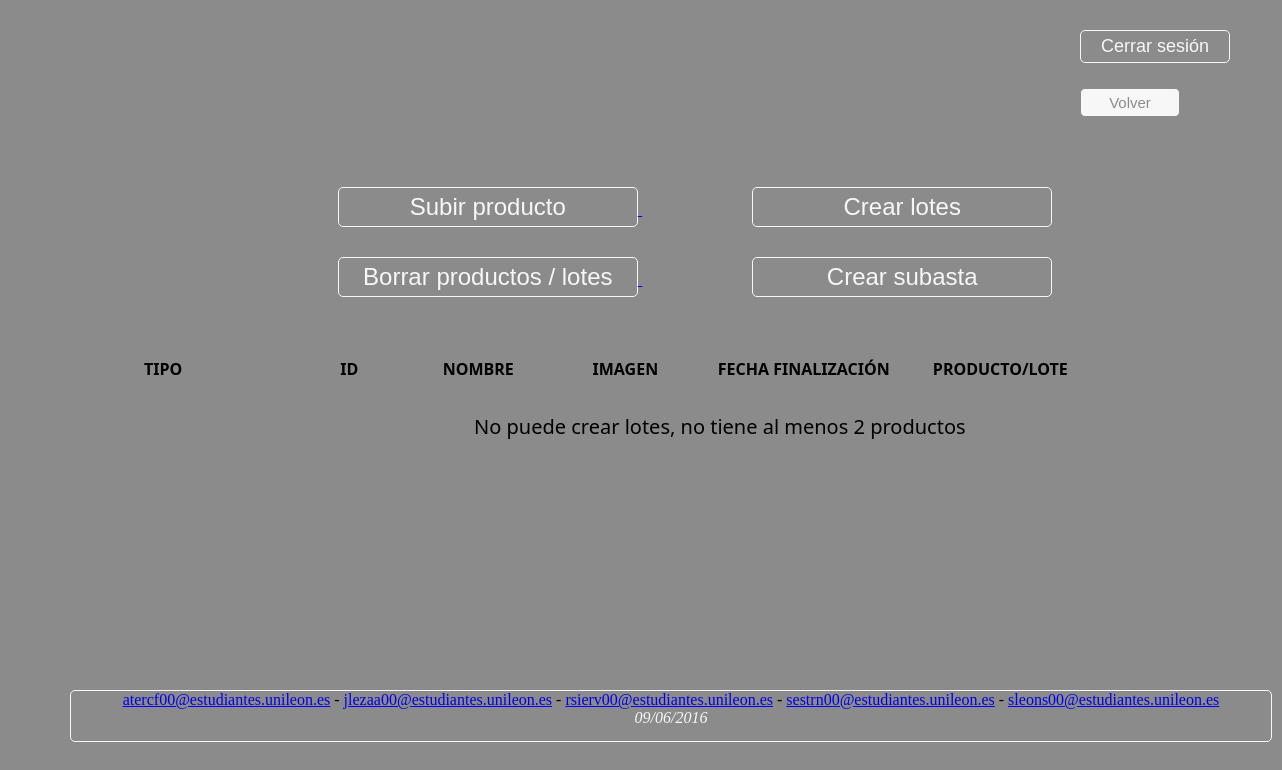
Page /subastador.php?page=crearLotes (signed in) on the earlier database version.
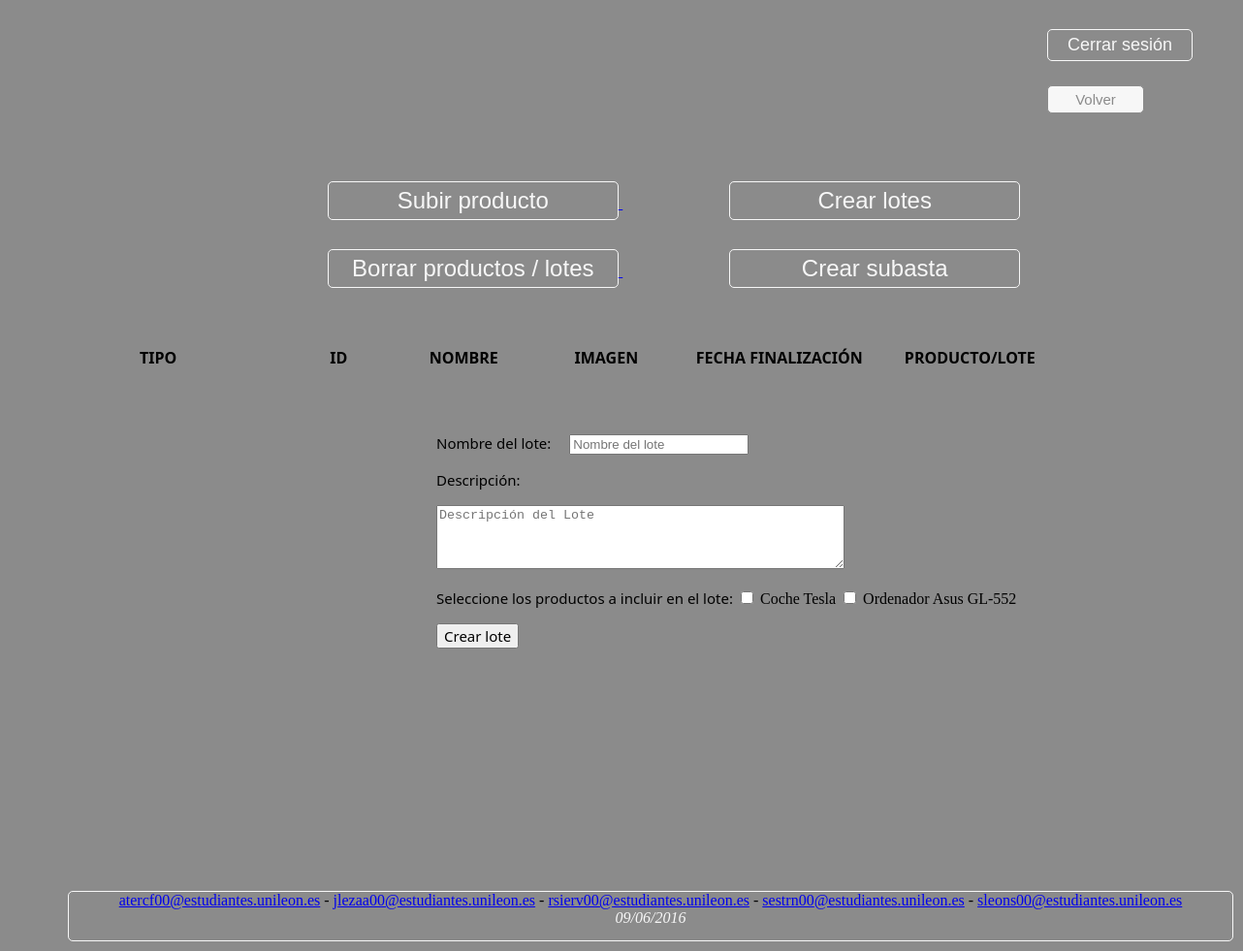
Same page on the later database version.
### tables this page shows
CREATE TABLE `productos` (
  `id` int(11) NOT NULL,
  `nombre` varchar(45) NOT NULL,
  `descripcion` varchar(200) DEFAULT NULL,
  `fecha` date NOT NULL,
  `imagen` varchar(45) DEFAULT NULL,
  `idlote` int(11) DEFAULT NULL,
  `idsubasta` int(11) DEFAULT NULL,
  `idusuario` int(11) DEFAULT NULL
);

### crearLotes.php (the view, shortened to what this page needs)
<?php
	$conn = new mysqli("localhost", "643b4d11c092cc1e", "sekret", "643b4d11c092cc1ea32a96bdb4f8da93");
	$select = "SELECT id, nombre FROM productos WHERE idusuario='".$_SESSION['user']['subastador']."' AND idlote IS NULL AND idsubasta IS NULL";
	$result = $conn->query($select);
	if ($result->num_rows > 1) {
		?><form action="subastador.php?page=crearLotes" method="post">
		<p>
			<label style="margin-left: 450px; font-family:'Segoe UI'; font-size: 15px;">Nombre del lote:</label>
			<input style="margin-left: 15px;" type='text' name='nombreLote' placeholder="Nombre del lote" maxlength="44" required/>
		</p>
		<label style="margin-left: 450px; font-family:'Segoe UI'; font-size: 15px;">Descripción:</label>
		<p>
			<textarea style="margin-left: 450px;" rows="4" cols="50" name="descripcionLote" placeholder="Descripción del Lote" maxlength="200" required></textarea>
		</p>
		<label style="margin-left: 450px; font-family:'Segoe UI'; font-size: 15px;">Seleccione los productos a incluir en el lote:</label>
		<?php
		while($row = $result->fetch_assoc()) {
		?>
		<input type="checkbox" name="<?php echo $row['id']; ?>"> <?php echo $row['nombre']?> </input>
		<?php
		}
		?>
		<p>
			<input style="font-family:'Segoe UI'; font-size: 15px; margin-left: 450px;" type="submit" name="crearLote" value="Crear lote">
		</p>
		</form>
		<?php
	}else{
		?>
		<label style="margin-left: 470px; font-family:'Segoe UI'; font-size: 20px;"> No puede crear lotes, no tiene al menos 2 productos </label>
		<?php
	}
?>

### subastador.php (shortened to what this page needs)
<!DOCTYPE html>
<html>
	<head>
		<link rel="stylesheet" type="text/css" href="css/estilos.css" media="screen" />
	</head>
	<body>
		<div id="header">
				<a href="subastador.php?page=cerrarSesion">
					<button class="buttonSesion"> Cerrar sesión </button>
				</a>
				<?php
				if(isset($_GET['page'])){
						?>
						<button class="buttonVolver" onclick="location.href='subastador.php'">Volver</button>
						<?php
				}
				?>
				<a class="active" href="subastador.php?page=subirProducto">
					<button class="buttonSub" style="margin-top: 70px;"> Subir producto </button>
				</a>
				<a href="subastador.php?page=crearLotes">
					<button class="buttonSub"> Crear lotes </button>
				</a>
				<a href="subastador.php?page=borrarProducto">
					<button class="buttonSub"> Borrar productos / lotes </button>
				</a>
				<a href="subastador.php?page=crearSubasta">
					<button class="buttonSub"> Crear subasta </button>
				</a>
		</div>
		<div class="wrapper">
		<table style="width:100%; padding: 30px; margin-top: 250px; font-family:'Segoe UI'; font-weight: bold;">
							    <tr>
							        <td style="width: 250px; text-align: center;">TIPO</td>
							        <td style="width: 100px; text-align: center;">ID</td>
							        <td style="width:140px; text-align: center;">NOMBRE</td>
							        <td style="width: 135px; text-align: center;">IMAGEN</td>
							        <td style="width: 200px; text-align: center;">FECHA FINALIZACIÓN</td>
							        <td style="width: 170px; text-align: center;">PRODUCTO/LOTE</td>
							        <td style="width: 150px; text-align: center;"> </td>
							    </tr>
				           	</table>
			<?php
				if(!isset($_GET['page'])){
					?>
					<?php
					include("listaSubastas.php");
					crearTablaSubastas('subastador');
				}else{
					$page = $_GET['page'];
					include("$page.php");
				}
			?>
		</div>
            <div id="footer">
                <a href="mailto:atercf00@estudiantes.unileon.es">atercf00@estudiantes.unileon.es</a> -
                <a href="mailto:jlezaa00@estudiantes.unileon.es">jlezaa00@estudiantes.unileon.es</a> -
                <a href="mailto:rsierv00@estudiantes.unileon.es">rsierv00@estudiantes.unileon.es</a> -
                <a href="mailto:sestrn00@estudiantes.unileon.es">sestrn00@estudiantes.unileon.es</a> -
                <a href="mailto:sleons00@estudiantes.unileon.es">sleons00@estudiantes.unileon.es</a>
                <address> 09/06/2016 </address>
            </div>
	</body>
</html>

### css/estilos.css (style rules this page uses)
body { margin:0; padding:0; background-color: #8B8B8B; }
#header { width: 1140px; height: 75px; font-family: "Arial"; text-align: center; color: #F7F7F7; font-style: italic; margin-left: 70px; }
#header button { width: 100px; color: #F7F7F7; background: #8B8B8B; border: 1px solid #F7F7F7; font-size: 24px; border-radius: 5px; margin-left: 110px; padding: 5px; padding-right: 15px; padding-left: 15px; margin-top: 15px; }
#header .buttonVolver { width: 100px; color: #8B8B8B; background: #F7F7F7; border: 1px solid #8B8B8B; font-size: 15px; border-radius: 5px; margin-left: 980px; padding: 5px; padding-right: 15px; padding-left: 15px; margin-top: 25px; }
#header .buttonSub { width: 300px; color: #F7F7F7; background: #8B8B8B; border: 1px solid #F7F7F7; font-size: 24px; border-radius: 5px; margin-left: 110px; padding: 5px; padding-right: 15px; padding-left: 15px; margin-top: 30px; }
#header .buttonSesion { width: 150px; font-size: 18px; color: #F7F7F7; background: #8B8B8B; border: 1px solid #F7F7F7; border-radius: 5px; margin-left: 1010px; padding: 5px; padding-right: 15px; padding-left: 15px; margin-top: 30px; }
#footer { width: 1200px; height: 50px; float:center; margin-left: 70px; border: 3px solid #000; margin-top: 250px; margin-bottom: 10px; text-align: center; font-family: "Calibri"; border: 1px solid #F7F7F7; border-radius: 5px; }
#footer address { color: #F7F7F7; text-align: center; }

Differences in the rows shown:
now on this page (row edited): productos: nombre "Coche Tesla"
now on this page (row edited): productos: nombre "Ordenador Asus GL-552"
Other differences:
form field crearLote: (not shown) → "Crear lote"
text no longer shown: "No puede crear lotes, no tiene al menos 2 productos"
text now shown: "Nombre del lote: Descripción: Seleccione los productos a incluir en el lote:"
